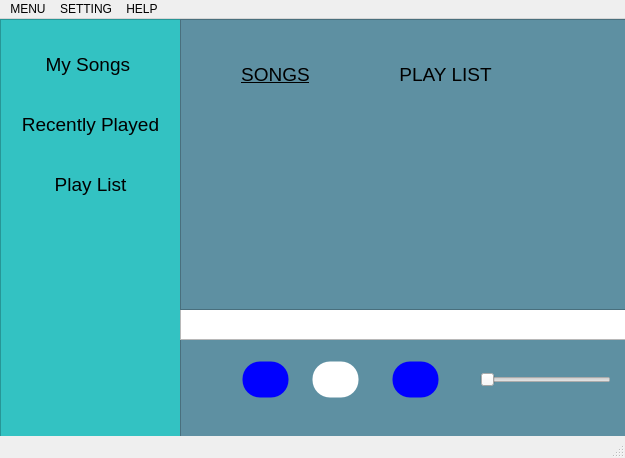
<?xml version="1.0" encoding="UTF-8"?>
<ui version="4.0">
 <class>MainWindow</class>
 <widget class="QMainWindow" name="MainWindow">
  <property name="geometry">
   <rect>
    <x>0</x>
    <y>0</y>
    <width>625</width>
    <height>458</height>
   </rect>
  </property>
  <property name="windowTitle">
   <string>MainWindow</string>
  </property>
  <property name="styleSheet">
   <string notr="true"/>
  </property>
  <widget class="QWidget" name="centralwidget">
   <widget class="QFrame" name="frame">
    <property name="geometry">
     <rect>
      <x>0</x>
      <y>0</y>
      <width>181</width>
      <height>441</height>
     </rect>
    </property>
    <property name="styleSheet">
     <string notr="true">#frame{
	background-color:#33c2c2;
}</string>
    </property>
    <property name="frameShape">
     <enum>QFrame::StyledPanel</enum>
    </property>
    <property name="frameShadow">
     <enum>QFrame::Raised</enum>
    </property>
    <widget class="QPushButton" name="mysong_btn">
     <property name="geometry">
      <rect>
       <x>20</x>
       <y>30</y>
       <width>141</width>
       <height>31</height>
      </rect>
     </property>
     <property name="font">
      <font>
       <family>MS Shell Dlg 2</family>
       <pointsize>14</pointsize>
      </font>
     </property>
     <property name="styleSheet">
      <string notr="true">#mysong_btn{
	
	background-color:#33c2c2;
	border-radius:100%;
	
}
</string>
     </property>
     <property name="text">
      <string>My Songs </string>
     </property>
    </widget>
    <widget class="QPushButton" name="recentplayed_btn">
     <property name="geometry">
      <rect>
       <x>20</x>
       <y>90</y>
       <width>141</width>
       <height>31</height>
      </rect>
     </property>
     <property name="font">
      <font>
       <pointsize>14</pointsize>
      </font>
     </property>
     <property name="styleSheet">
      <string notr="true">#recentplayed_btn{
	backgroung-color:#33c2c2;
	border-radius:100%;
}</string>
     </property>
     <property name="text">
      <string>Recently Played</string>
     </property>
    </widget>
    <widget class="QPushButton" name="playlist_btn">
     <property name="geometry">
      <rect>
       <x>20</x>
       <y>150</y>
       <width>141</width>
       <height>31</height>
      </rect>
     </property>
     <property name="font">
      <font>
       <pointsize>14</pointsize>
      </font>
     </property>
     <property name="styleSheet">
      <string notr="true">#playlist_btn{
	backgroung-color:#33c2c2;
	border-radius:100%;
}</string>
     </property>
     <property name="text">
      <string>Play List</string>
     </property>
    </widget>
   </widget>
   <widget class="QFrame" name="frame_2">
    <property name="geometry">
     <rect>
      <x>180</x>
      <y>290</y>
      <width>481</width>
      <height>131</height>
     </rect>
    </property>
    <property name="whatsThis">
     <string>&lt;html&gt;&lt;head/&gt;&lt;body&gt;&lt;p&gt;uoww jterijt[betj b[tj &lt;/p&gt;&lt;/body&gt;&lt;/html&gt;</string>
    </property>
    <property name="styleSheet">
     <string notr="true">#frame_2{
	background-color:#5e90a2;
}</string>
    </property>
    <property name="frameShape">
     <enum>QFrame::StyledPanel</enum>
    </property>
    <property name="frameShadow">
     <enum>QFrame::Raised</enum>
    </property>
    <widget class="QTextEdit" name="textEdit">
     <property name="geometry">
      <rect>
       <x>0</x>
       <y>0</y>
       <width>451</width>
       <height>31</height>
      </rect>
     </property>
    </widget>
    <widget class="QSlider" name="volume">
     <property name="geometry">
      <rect>
       <x>300</x>
       <y>60</y>
       <width>131</width>
       <height>22</height>
      </rect>
     </property>
     <property name="orientation">
      <enum>Qt::Horizontal</enum>
     </property>
    </widget>
    <widget class="QPushButton" name="forward_btn">
     <property name="geometry">
      <rect>
       <x>210</x>
       <y>50</y>
       <width>51</width>
       <height>41</height>
      </rect>
     </property>
     <property name="styleSheet">
      <string notr="true">#forward_btn{
	background-color:blue;
	border-style:outside;
	border-width:5px;
	border-radius:20px;
	
}</string>
     </property>
     <property name="text">
      <string/>
     </property>
     <property name="icon">
      <iconset>
       <normaloff>image/forward02.jpg</normaloff>image/forward02.jpg</iconset>
     </property>
     <property name="iconSize">
      <size>
       <width>27</width>
       <height>28</height>
      </size>
     </property>
    </widget>
    <widget class="QPushButton" name="play_btn">
     <property name="geometry">
      <rect>
       <x>130</x>
       <y>50</y>
       <width>51</width>
       <height>41</height>
      </rect>
     </property>
     <property name="styleSheet">
      <string notr="true">#play_btn{
	background-color:white;
	border-style:outside;
	border-width:5px;
	border-radius:20px;
	
}</string>
     </property>
     <property name="text">
      <string/>
     </property>
     <property name="icon">
      <iconset>
       <normaloff>image/play01.png</normaloff>image/play01.png</iconset>
     </property>
     <property name="iconSize">
      <size>
       <width>26</width>
       <height>23</height>
      </size>
     </property>
     <property name="checkable">
      <bool>false</bool>
     </property>
    </widget>
    <widget class="QPushButton" name="backward_btn">
     <property name="geometry">
      <rect>
       <x>60</x>
       <y>50</y>
       <width>51</width>
       <height>41</height>
      </rect>
     </property>
     <property name="styleSheet">
      <string notr="true">#backward_btn{
	background-color:blue;
	border-style:outside;
	border-width:5px;
	border-radius:20px;
	
}</string>
     </property>
     <property name="text">
      <string/>
     </property>
     <property name="icon">
      <iconset>
       <normaloff>image/Backward-icon.png</normaloff>image/Backward-icon.png</iconset>
     </property>
     <property name="iconSize">
      <size>
       <width>30</width>
       <height>30</height>
      </size>
     </property>
    </widget>
   </widget>
   <widget class="QFrame" name="frame_3">
    <property name="geometry">
     <rect>
      <x>180</x>
      <y>0</y>
      <width>451</width>
      <height>291</height>
     </rect>
    </property>
    <property name="styleSheet">
     <string notr="true">#frame_3{
  	background-color:#5e90a2;
}</string>
    </property>
    <property name="frameShape">
     <enum>QFrame::StyledPanel</enum>
    </property>
    <property name="frameShadow">
     <enum>QFrame::Raised</enum>
    </property>
    <widget class="QPushButton" name="playlist_btn02">
     <property name="geometry">
      <rect>
       <x>200</x>
       <y>30</y>
       <width>131</width>
       <height>51</height>
      </rect>
     </property>
     <property name="font">
      <font>
       <pointsize>14</pointsize>
      </font>
     </property>
     <property name="styleSheet">
      <string notr="true">#playlist_btn02{
	background-color:#5e90a2;
	border-radius:100%;

}</string>
     </property>
     <property name="text">
      <string>PLAY LIST</string>
     </property>
    </widget>
    <widget class="QPushButton" name="songs_btn">
     <property name="geometry">
      <rect>
       <x>30</x>
       <y>30</y>
       <width>131</width>
       <height>51</height>
      </rect>
     </property>
     <property name="font">
      <font>
       <pointsize>14</pointsize>
       <underline>true</underline>
      </font>
     </property>
     <property name="styleSheet">
      <string notr="true">#songs_btn{
	backgroung-color:#5e90a2;
	border-radius:100%;
}</string>
     </property>
     <property name="text">
      <string>SONGS</string>
     </property>
    </widget>
   </widget>
  </widget>
  <widget class="QMenuBar" name="menubar">
   <property name="geometry">
    <rect>
     <x>0</x>
     <y>0</y>
     <width>625</width>
     <height>21</height>
    </rect>
   </property>
   <widget class="QMenu" name="menuMENU">
    <property name="title">
     <string>MENU</string>
    </property>
    <addaction name="actionMy_Songs"/>
    <addaction name="actionCreate_Song_List"/>
    <addaction name="actionShare_Songs"/>
   </widget>
   <widget class="QMenu" name="menuSETTING">
    <property name="title">
     <string>SETTING</string>
    </property>
    <addaction name="actionSound_Effect"/>
    <addaction name="actionSong_Speed"/>
   </widget>
   <widget class="QMenu" name="menuHELP">
    <property name="title">
     <string>HELP</string>
    </property>
    <addaction name="actionHelp"/>
   </widget>
   <addaction name="menuMENU"/>
   <addaction name="menuSETTING"/>
   <addaction name="menuHELP"/>
  </widget>
  <widget class="QStatusBar" name="statusbar"/>
  <action name="actionMy_Songs">
   <property name="text">
    <string>My Songs</string>
   </property>
  </action>
  <action name="actionCreate_Song_List">
   <property name="text">
    <string>Create Song List</string>
   </property>
  </action>
  <action name="actionShare_Songs">
   <property name="text">
    <string>Share Songs</string>
   </property>
  </action>
  <action name="actionSound_Effect">
   <property name="text">
    <string>Sound Effect </string>
   </property>
  </action>
  <action name="actionSong_Speed">
   <property name="text">
    <string>Song Speed</string>
   </property>
  </action>
  <action name="actionHelp">
   <property name="text">
    <string>Help</string>
   </property>
  </action>
 </widget>
 <resources/>
 <connections/>
</ui>
